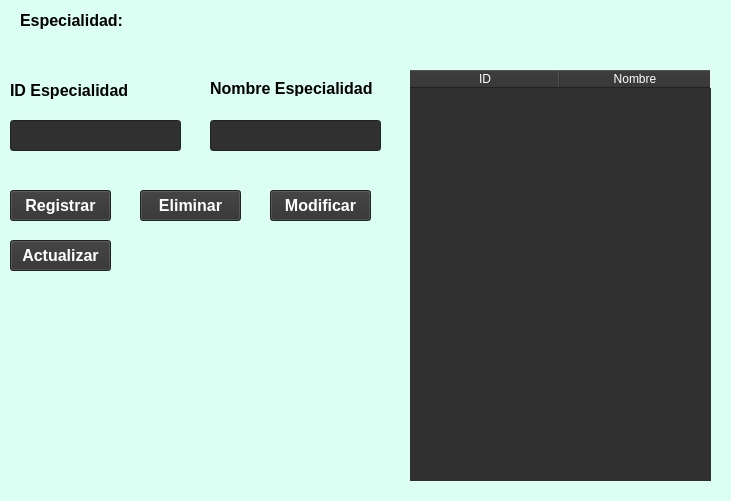
<?xml version="1.0" encoding="UTF-8"?>
<ui version="4.0">
 <class>Especialidad</class>
 <widget class="QMainWindow" name="Especialidad">
  <property name="geometry">
   <rect>
    <x>0</x>
    <y>0</y>
    <width>731</width>
    <height>501</height>
   </rect>
  </property>
  <property name="minimumSize">
   <size>
    <width>731</width>
    <height>501</height>
   </size>
  </property>
  <property name="maximumSize">
   <size>
    <width>731</width>
    <height>501</height>
   </size>
  </property>
  <property name="sizeIncrement">
   <size>
    <width>731</width>
    <height>501</height>
   </size>
  </property>
  <property name="baseSize">
   <size>
    <width>731</width>
    <height>501</height>
   </size>
  </property>
  <property name="windowTitle">
   <string>Especialidades</string>
  </property>
  <widget class="QWidget" name="centralwidget">
   <property name="minimumSize">
    <size>
     <width>731</width>
     <height>501</height>
    </size>
   </property>
   <property name="maximumSize">
    <size>
     <width>731</width>
     <height>501</height>
    </size>
   </property>
   <property name="sizeIncrement">
    <size>
     <width>731</width>
     <height>0</height>
    </size>
   </property>
   <widget class="QLabel" name="label_2">
    <property name="geometry">
     <rect>
      <x>10</x>
      <y>80</y>
      <width>131</width>
      <height>21</height>
     </rect>
    </property>
    <property name="font">
     <font>
      <pointsize>12</pointsize>
      <weight>75</weight>
      <bold>true</bold>
     </font>
    </property>
    <property name="text">
     <string>ID Especialidad</string>
    </property>
   </widget>
   <widget class="QLineEdit" name="txtId">
    <property name="geometry">
     <rect>
      <x>10</x>
      <y>120</y>
      <width>171</width>
      <height>31</height>
     </rect>
    </property>
    <property name="styleSheet">
     <string notr="true">background-color: #303030;
color: rgb(255, 255, 255);</string>
    </property>
   </widget>
   <widget class="QLineEdit" name="txtEspecialidad">
    <property name="geometry">
     <rect>
      <x>210</x>
      <y>120</y>
      <width>171</width>
      <height>31</height>
     </rect>
    </property>
    <property name="styleSheet">
     <string notr="true">background-color: #303030;
color: rgb(255, 255, 255);</string>
    </property>
   </widget>
   <widget class="QLabel" name="label_3">
    <property name="geometry">
     <rect>
      <x>210</x>
      <y>80</y>
      <width>181</width>
      <height>16</height>
     </rect>
    </property>
    <property name="font">
     <font>
      <pointsize>12</pointsize>
      <weight>75</weight>
      <bold>true</bold>
     </font>
    </property>
    <property name="text">
     <string>Nombre Especialidad</string>
    </property>
   </widget>
   <widget class="QPushButton" name="btnRegistrar">
    <property name="geometry">
     <rect>
      <x>10</x>
      <y>190</y>
      <width>101</width>
      <height>31</height>
     </rect>
    </property>
    <property name="font">
     <font>
      <pointsize>12</pointsize>
      <weight>75</weight>
      <bold>true</bold>
     </font>
    </property>
    <property name="styleSheet">
     <string notr="true">background-color: #303030;
color: rgb(255, 255, 255);</string>
    </property>
    <property name="text">
     <string>Registrar</string>
    </property>
   </widget>
   <widget class="QPushButton" name="btnEliminar">
    <property name="geometry">
     <rect>
      <x>140</x>
      <y>190</y>
      <width>101</width>
      <height>31</height>
     </rect>
    </property>
    <property name="font">
     <font>
      <pointsize>12</pointsize>
      <weight>75</weight>
      <bold>true</bold>
     </font>
    </property>
    <property name="styleSheet">
     <string notr="true">background-color: #303030;
color: rgb(255, 255, 255);</string>
    </property>
    <property name="text">
     <string>Eliminar</string>
    </property>
   </widget>
   <widget class="QPushButton" name="btnModificar">
    <property name="geometry">
     <rect>
      <x>270</x>
      <y>190</y>
      <width>101</width>
      <height>31</height>
     </rect>
    </property>
    <property name="font">
     <font>
      <pointsize>12</pointsize>
      <weight>75</weight>
      <bold>true</bold>
     </font>
    </property>
    <property name="styleSheet">
     <string notr="true">background-color: #303030;
color: rgb(255, 255, 255);</string>
    </property>
    <property name="text">
     <string>Modificar</string>
    </property>
   </widget>
   <widget class="QPushButton" name="btnActualizar">
    <property name="geometry">
     <rect>
      <x>10</x>
      <y>240</y>
      <width>101</width>
      <height>31</height>
     </rect>
    </property>
    <property name="font">
     <font>
      <pointsize>12</pointsize>
      <weight>75</weight>
      <bold>true</bold>
     </font>
    </property>
    <property name="styleSheet">
     <string notr="true">background-color: #303030;
color: rgb(255, 255, 255);</string>
    </property>
    <property name="text">
     <string>Actualizar</string>
    </property>
   </widget>
   <widget class="QTableWidget" name="tblEspecialidad">
    <property name="geometry">
     <rect>
      <x>410</x>
      <y>70</y>
      <width>301</width>
      <height>411</height>
     </rect>
    </property>
    <property name="styleSheet">
     <string notr="true">QTableWidget{

color: white;
border:none;
	font: 11pt &quot;MS Shell Dlg 2&quot;;
background-color: #303030;

}
QHeaderView::section{
background-color: #303030;
color: white;
}</string>
    </property>
    <attribute name="horizontalHeaderDefaultSectionSize">
     <number>150</number>
    </attribute>
    <column>
     <property name="text">
      <string>ID</string>
     </property>
    </column>
    <column>
     <property name="text">
      <string>Nombre</string>
     </property>
    </column>
   </widget>
   <widget class="QLabel" name="label_4">
    <property name="geometry">
     <rect>
      <x>0</x>
      <y>0</y>
      <width>741</width>
      <height>521</height>
     </rect>
    </property>
    <property name="styleSheet">
     <string notr="true">background-color: rgb(220, 255, 243);</string>
    </property>
    <property name="text">
     <string/>
    </property>
   </widget>
   <widget class="QLabel" name="label_5">
    <property name="geometry">
     <rect>
      <x>150</x>
      <y>320</y>
      <width>171</width>
      <height>121</height>
     </rect>
    </property>
    <property name="text">
     <string/>
    </property>
    <property name="pixmap">
     <pixmap>../View/icon/imagenespecialidad.png</pixmap>
    </property>
    <property name="scaledContents">
     <bool>true</bool>
    </property>
   </widget>
   <widget class="QLabel" name="label_6">
    <property name="geometry">
     <rect>
      <x>20</x>
      <y>10</y>
      <width>131</width>
      <height>21</height>
     </rect>
    </property>
    <property name="font">
     <font>
      <pointsize>12</pointsize>
      <weight>75</weight>
      <bold>true</bold>
     </font>
    </property>
    <property name="text">
     <string>Especialidad:</string>
    </property>
   </widget>
   <zorder>label_4</zorder>
   <zorder>label_2</zorder>
   <zorder>txtId</zorder>
   <zorder>txtEspecialidad</zorder>
   <zorder>label_3</zorder>
   <zorder>btnRegistrar</zorder>
   <zorder>btnEliminar</zorder>
   <zorder>btnModificar</zorder>
   <zorder>btnActualizar</zorder>
   <zorder>tblEspecialidad</zorder>
   <zorder>label_5</zorder>
   <zorder>label_6</zorder>
  </widget>
 </widget>
 <resources/>
 <connections/>
</ui>
